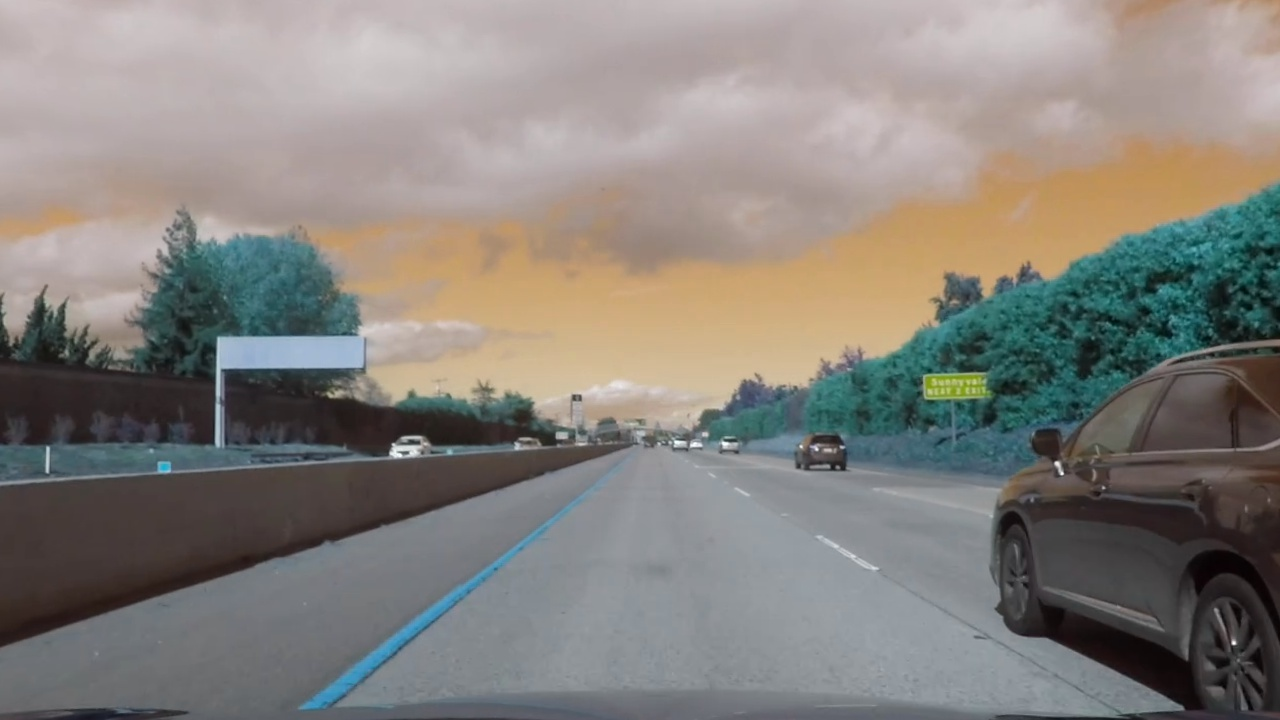
#> input picture last_image.jpg, 1280 x 720 px
$ python -i standalone.py   (imports and definitions only)   (older library calls are emulated)
#> lines starting #> are read from the running program, lines starting #| are printed output that depends on the picture; after the words box and inside, x2 and y2 are one past the last pixel; in counts of white or black regions, pixels touching at a corner belong together
import numpy as np
import cv2
import glob
import matplotlib.pyplot as plt
import pandas

def calibrate_camera():
    # prepare object points, like (0,0,0), (1,0,0), (2,0,0) ....,(6,5,0)
    objp = np.zeros((9*6,3), np.float32)
    objp[:,:2] = np.mgrid[0:9,0:6].T.reshape(-1,2)

    # Arrays to store object points and image points from all the images.
    objpoints = [] # 3d point in real world space
    imgpoints = [] # 2d points in image plane.

    images = glob.glob('camera_cal/*.jpg')

    for fname in images:
        img = cv2.imread(fname)
        gray = cv2.cvtColor(img,cv2.COLOR_BGR2GRAY)

        # Find the chess board corners
        ret, corners = cv2.findChessboardCorners(gray, (9,6),None)

        # If found, add object points, image points (after refining them)
        if ret == True:
            objpoints.append(objp)
            imgpoints.append(corners)


    img = cv2.imread("camera_cal/calibration1.jpg")
    gray = cv2.cvtColor(img, cv2.COLOR_BGR2GRAY)

    ret, mtx, dist, rvecs, tvecs = cv2.calibrateCamera(objpoints, imgpoints, gray.shape[::-1], None, None)
    print("Calibrated!")
    return mtx, dist

#####
#   Calibrate camera and create undistort function
####
# [1 line that did not run here, left out]
def undistort(img):
    return cv2.undistort(img, mtx, dist, None, mtx)

###
#   Performs absolute sobel threshold on input image ing and returns a binary gradient image
##
def abs_sobel_thresh(img, orient='x', sobel_kernel=3, thresh=(0, 255)):
    gray = cv2.cvtColor(img, cv2.COLOR_RGB2GRAY)
    # Apply x or y gradient with the OpenCV Sobel() function
    # and take the absolute value
    if orient == 'x':
        abs_sobel = np.absolute(cv2.Sobel(gray, cv2.CV_64F, 1, 0))
    if orient == 'y':
        abs_sobel = np.absolute(cv2.Sobel(gray, cv2.CV_64F, 0, 1))
    # Rescale back to 8 bit integer
    scaled_sobel = np.uint8(255*abs_sobel/np.max(abs_sobel))
    # Create a copy and apply the threshold
    binary_output = np.zeros_like(scaled_sobel)
    # Here I'm using inclusive (>=, <=) thresholds, but exclusive is ok too
    binary_output[(scaled_sobel >= thresh[0]) & (scaled_sobel <= thresh[1])] = 1

    # Return the result
    return binary_output

##
#   Returns the image of the s channel in a hls representation of input image "image" that meets the supplied threshold requirements.
##
def color_threshold_for_s_channnel(image, thresh=(0, 255)):
    #color gradient
    hls = cv2.cvtColor(image, cv2.COLOR_RGB2HLS)
    H = hls[:,:,0]
    L = hls[:,:,1]
    S = hls[:,:,2]

    binary = np.zeros_like(S)
    binary[(S > thresh[0]) & (S <= thresh[1])] = 1
    return binary

####
#   Returns the combined sobel and color gradients
###
def grad_col(image):
    gradx = abs_sobel_thresh(image, thresh=(30, 200))
    grady = abs_sobel_thresh(image, orient='y', thresh=(40, 200))
    col_grad = color_threshold_for_s_channnel(image, thresh = (50, 255))

    combined = np.zeros_like(col_grad)
    combined[((gradx == 1) & (grady == 1)) | (col_grad == 1)] = 1
    return combined

# [17 lines left out: functions grad_col2, grad_col3, not called in this run]

class LaneFollower:
    leftx_base = None
    rightx_base = None

    # [91 lines left out: function detect_lines, not called in this run]


    polyHistory = []
    polyFilterLeft = []
    polyFilterRight = []
    polyFilterLeftCR = []
    polyFilterRightCR = []

    """
    Returns lane plynomials for SI and pixel units
    """
    # [24 lines left out: function lanePolynomials, not called in this run]

    last_left_fit = None
    last_right_fit = None
    last_left_fit_cr = None
    last_right_fit_cr = None
    # [31 lines left out: function lanePolynomialsCurrent, not called in this run]


width = 1280
height = 720

src = np.float32([[592, 470], [743, 470], [1126, 710], [308, 710]])
dst_width = 1126 - 308
dst_height = 720


dst_width = 1280
dst_height = 720

dst = np.float32([[308,0],[1126,0],[1126,720],[308,720]])


def matrixes():
    M = cv2.getPerspectiveTransform(src, dst)
    Minv = cv2.getPerspectiveTransform(dst, src)

    return M, Minv

M, Minv = matrixes()

####
##  Create perspective transform
####
def persp_trans(im):

    return cv2.warpPerspective(im, M, (dst_width, dst_height), flags=cv2.INTER_LINEAR)

ym_per_pix = 30/720 # meters per pixel in y dimension
xm_per_pix = 3.7/700 # meters per pixel in x dimension

# [42 lines left out: functions addCurvature, addPosition, addAnalysis, not called in this run]

lane_follower = LaneFollower()

# [39 lines left out: function process_image, not called in this run]

# [13 lines not run here, left out]

>>> import cv2
>>> picture = cv2.imread('last_image.jpg')
#> picture is the input picture: shape (720, 1280, 3); mean B, G, R 124.6, 129.6, 133.4
>>> result = grad_col(picture)
#> in grad_col, `gradx = abs_sobel_thresh(image, thresh=(30, 200))`:
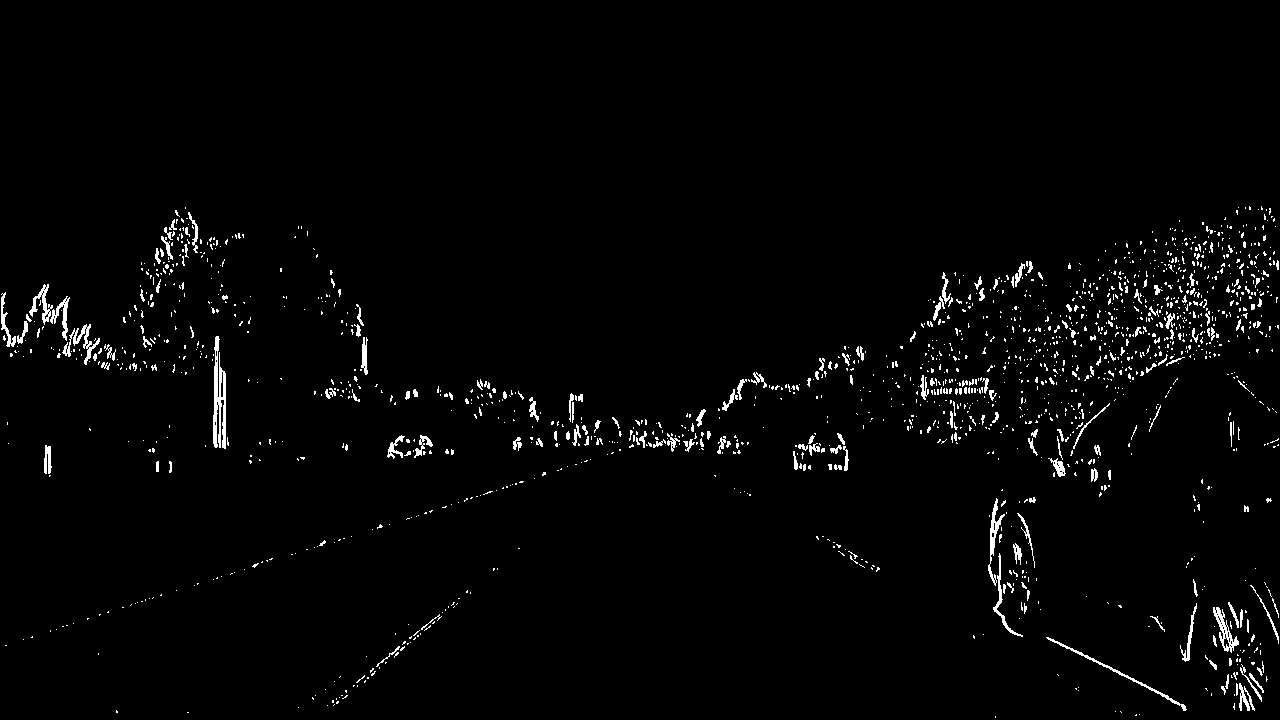
#> gradx: shape (720, 1280); values 0 (black) and 1 (white), 2.1% white in thin lines or dots, all inside (x1, y1, x2, y2) = (1, 206, 1279, 718)
#> in grad_col, `grady = abs_sobel_thresh(image, orient='y', thresh=(40, 200))`: grady: shape (720, 1280); values 0 (black) and 1 (white), 2.4% white in thin lines or dots, all inside (x1, y1, x2, y2) = (0, 201, 1280, 719)
#> in color_threshold_for_s_channnel, `hls = cv2.cvtColor(image, cv2.COLOR_RGB2HLS)`: hls: shape (720, 1280, 3); mean of channels 0, 1, 2 78.7, 129.2, 37.8
#> in color_threshold_for_s_channnel, `H = hls[:,:,0]`:
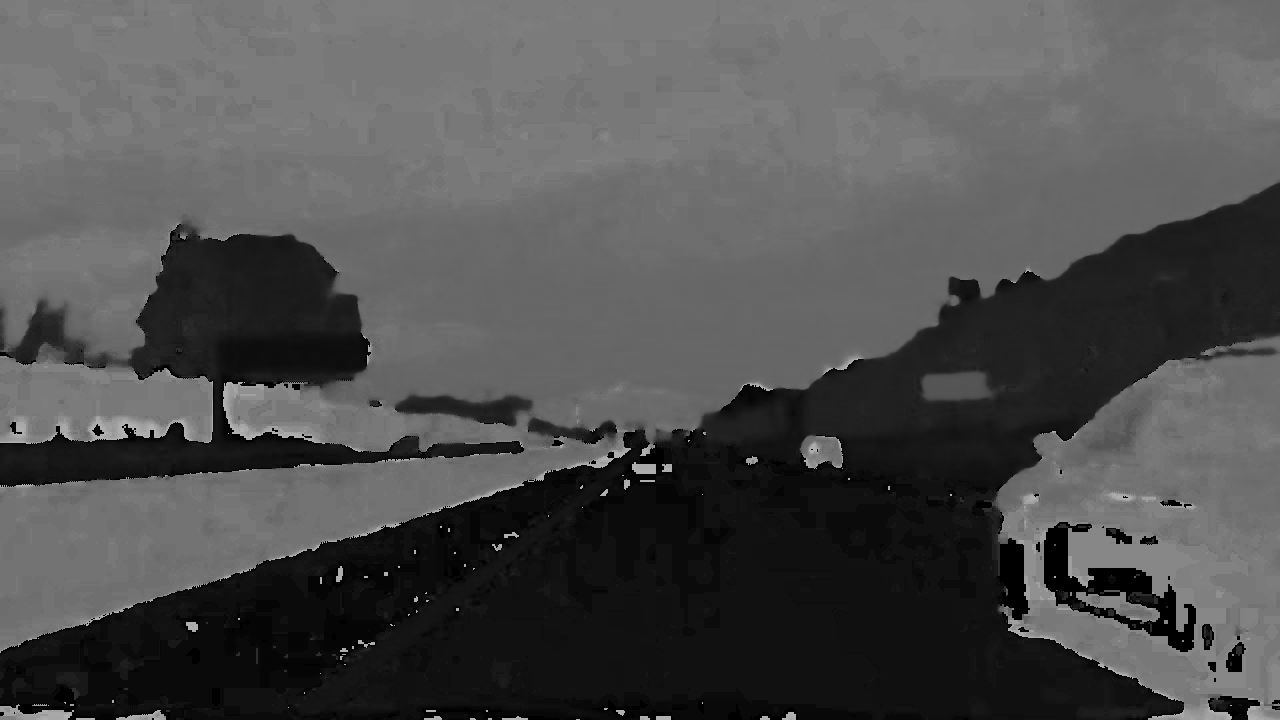
#> H: shape (720, 1280); min 0, max 178, mean 78.7
#> in color_threshold_for_s_channnel, `S = hls[:,:,2]`:
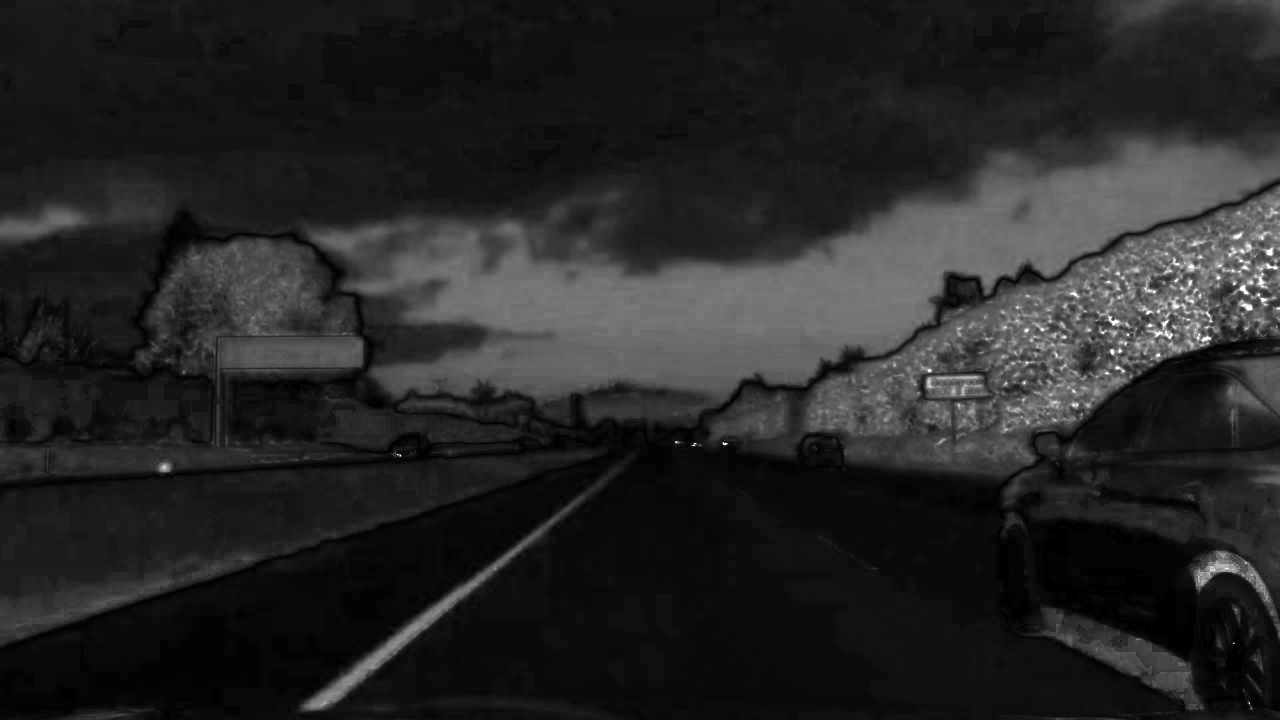
#> S: shape (720, 1280); min 0, max 255, mean 37.8
#> in grad_col, `col_grad = color_threshold_for_s_channnel(image, thresh = (50, 255))`: col_grad: shape (720, 1280); values 0 (black) and 1 (white), 24.4% white; 266 white regions (205 under 20 px), largest, box (x1, y1, x2, y2) and area: (306, 130, 1280, 418) 115746, (800, 185, 1280, 475) 61322, (149, 238, 364, 395) 16522
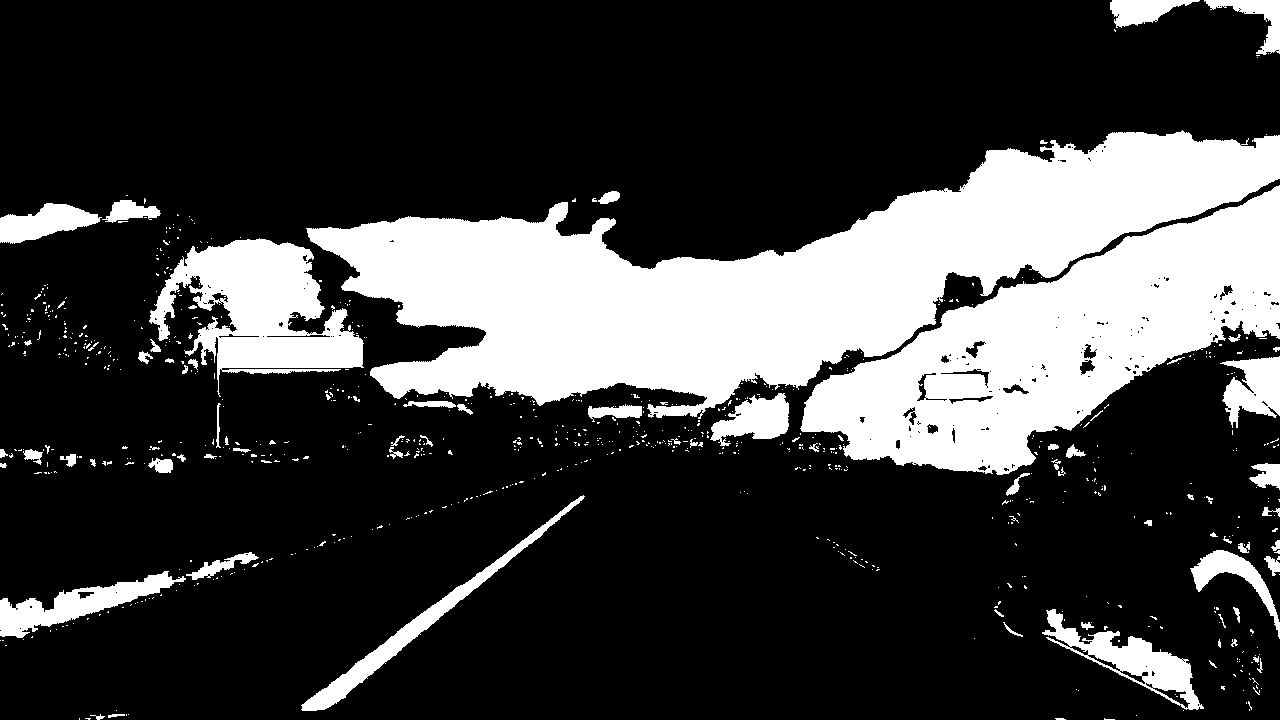
#> result: shape (720, 1280); values 0 (black) and 1 (white), 24.8% white; 792 white regions (713 under 20 px), largest, box (x1, y1, x2, y2) and area: (306, 130, 1280, 419) 115915, (800, 185, 1280, 475) 61412, (149, 238, 364, 397) 16933
